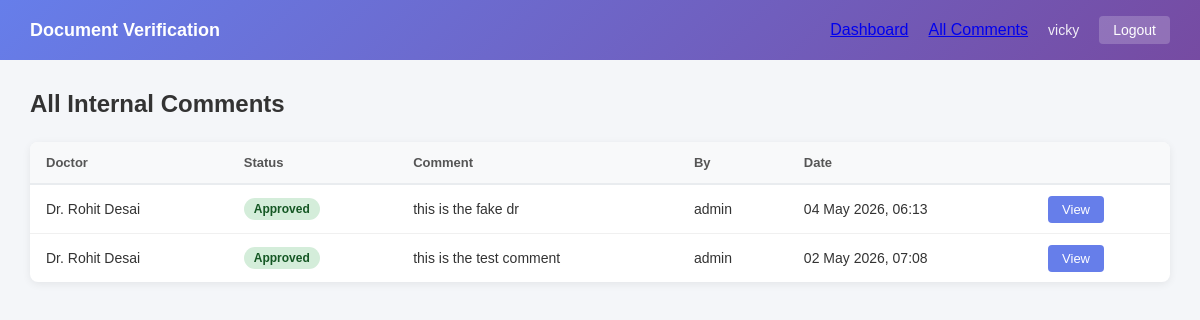
The page /comments/ (signed in) on the database its author committed.
### doc_review/models.py (models this page shows, shortened)
class Comment(models.Model):
    application = models.ForeignKey(DoctorApplication, on_delete=models.CASCADE, related_name='comments')
    author = models.ForeignKey(User, on_delete=models.CASCADE, related_name='comments')
    text = models.TextField()
    created_at = models.DateTimeField(auto_now_add=True)

class DoctorApplication(models.Model):
    STATUS_PENDING = 'pending'
    STATUS_APPROVED = 'approved'
    STATUS_REJECTED = 'rejected'
    STATUS_CHOICES = [
        (STATUS_PENDING, 'Pending'),
        (STATUS_APPROVED, 'Approved'),
        (STATUS_REJECTED, 'Rejected'),
    ]
    full_name = models.CharField(max_length=200)
    email = models.EmailField()
    phone = models.CharField(max_length=20)
    specialization = models.CharField(max_length=200)
    doc_folder = models.CharField(max_length=500)
    status = models.CharField(max_length=20, choices=STATUS_CHOICES, default=STATUS_PENDING)
    rejection_reason = models.TextField(blank=True, default='')
    reviewed_by = models.ForeignKey(
        User, null=True, blank=True,
        on_delete=models.SET_NULL,
        related_name='reviewed_applications'
    )
    reviewed_at = models.DateTimeField(null=True, blank=True)
    submitted_at = models.DateTimeField(auto_now_add=True)

### doc_review/views.py (the view)
# urls.py: path('comments/', views.all_comments, name='all_comments'),
@login_required
def all_comments(request):
    comments = Comment.objects.select_related('application', 'author').order_by('-created_at')
    return render(request, 'doc_review/all_comments.html', {'comments': comments})

### templates/doc_review/all_comments.html (shortened to what this page needs)
{% extends 'doc_review/base.html' %}
{% block content %}
<div class="page-header">
    <h2>All Internal Comments</h2>
</div>
<div class="table-container">
    <table class="app-table">
        <thead>
            <tr>
                <th>Doctor</th>
                <th>Status</th>
                <th>Comment</th>
                <th>By</th>
                <th>Date</th>
                <th></th>
            </tr>
        </thead>
        <tbody>
            {% for comment in comments %}
            <tr>
                <td>{{ comment.application.full_name }}</td>
                <td>
                    <span class="badge badge-{{ comment.application.status }}">
                        {{ comment.application.get_status_display }}
                    </span>
                </td>
                <td class="comment-preview">{{ comment.text|truncatechars:100 }}</td>
                <td>{{ comment.author.username }}</td>
                <td>{{ comment.created_at|date:"d M Y, H:i" }}</td>
                <td>
                    <a href="{% url 'application_detail' comment.application.pk %}" class="btn-view">View</a>
                </td>
            </tr>
            {% empty %}
            <tr>
                <td colspan="6" class="empty-row">No comments have been made yet.</td>
            </tr>
            {% endfor %}
        </tbody>
    </table>
</div>
{% endblock %}

### templates/doc_review/base.html (shortened to what this page needs)
{% load static %}
<!DOCTYPE html>
<html lang="en">
<head>
    <link rel="stylesheet" href="{% static 'doc_review/style.css' %}">
</head>
<body>
    <nav class="navbar">
        <div class="nav-brand">Document Verification</div>
        <div class="nav-links">
            <a href="{% url 'dashboard' %}" class="nav-link">Dashboard</a>
            <a href="{% url 'all_comments' %}" class="nav-link">All Comments</a>
            <span class="nav-user">{{ request.user.username }}</span>
            <a href="{% url 'logout' %}" class="nav-logout">Logout</a>
        </div>
    </nav>
    <div class="main-content">
        {% block content %}{% endblock %}
    </div>
</body>
</html>

### static/doc_review/style.css (style rules this page uses)
* { margin: 0; padding: 0; box-sizing: border-box; }
body { font-family: Arial, Helvetica, sans-serif; background: #f4f6f9; color: #333; }
.navbar { background: linear-gradient(135deg, #667eea 0%, #764ba2 100%); color: white; padding: 0 30px; height: 60px; display: flex; align-items: center; justify-content: space-between; }
.nav-brand { font-size: 18px; font-weight: bold; }
.nav-links { display: flex; align-items: center; gap: 20px; }
.nav-user { font-size: 14px; opacity: 0.9; }
.nav-logout { color: white; text-decoration: none; font-size: 14px; background: rgba(255,255,255,0.2); padding: 6px 14px; border-radius: 4px; }
.main-content { padding: 30px; max-width: 1200px; margin: 0 auto; }
.page-header { margin-bottom: 24px; }
.page-header h2 { font-size: 24px; color: #333; }
.table-container { background: white; border-radius: 8px; box-shadow: 0 2px 8px rgba(0,0,0,0.07); overflow: hidden; }
.app-table { width: 100%; border-collapse: collapse; }
.app-table th { background: #f8f9fa; padding: 13px 16px; text-align: left; font-size: 13px; color: #555; border-bottom: 2px solid #e9ecef; }
.app-table td { padding: 13px 16px; font-size: 14px; border-bottom: 1px solid #f0f0f0; }
.app-table tr:last-child td { border-bottom: none; }
.badge { display: inline-block; padding: 4px 10px; border-radius: 12px; font-size: 12px; font-weight: bold; }
.badge-approved { background: #d4edda; color: #155724; }
.btn-view { background: #667eea; color: white; text-decoration: none; padding: 6px 14px; border-radius: 4px; font-size: 13px; }

### rows shown on the page
Comment: application.full_name "Dr. Rohit Desai", application.status "Approved", text "this is the fake dr", author.username "admin", created_at "04 May 2026, 06:13"
Comment: application.full_name "Dr. Rohit Desai", application.status "Approved", text "this is the test comment", author.username "admin", created_at "02 May 2026, 07:08"

### other values the page prints
{{ request.user.username }} "vicky"
